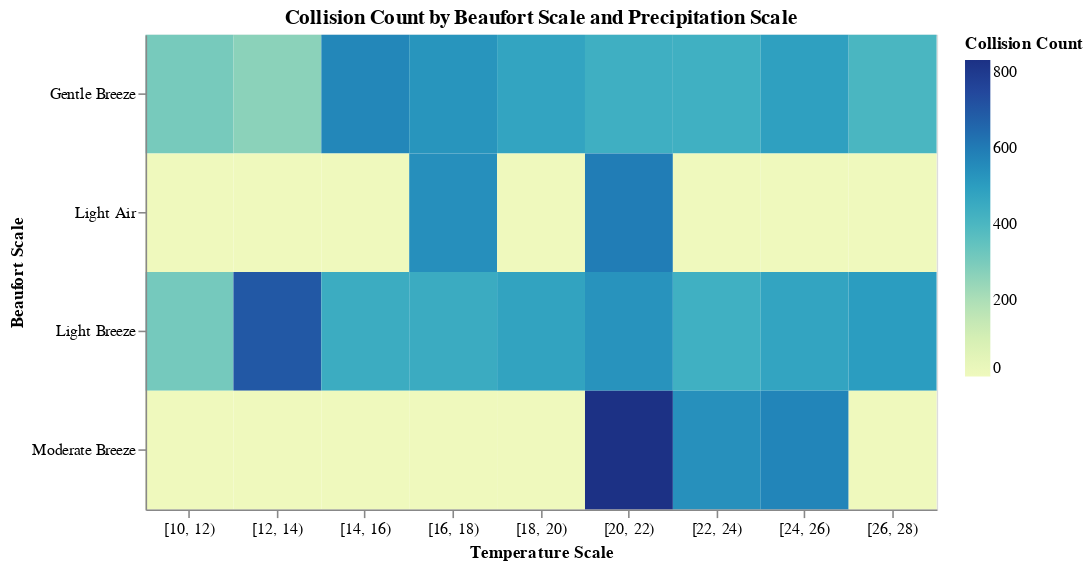

The cell this chart's notebook holds for it:
### Code cell
alt.Chart(agg_data).mark_rect().encode(
    x=alt.X('TEMP_SCALE:O',
            title='Temperature Scale',
            axis=alt.Axis(labelAngle=0)),
    y=alt.Y('BEAUFORT_SCALE:N',
            
            title='Beaufort Scale'),
    color=alt.Color('NORMALIZED_COLLISION_COUNT:Q', title='Collision Count')
).properties(
    width=500,
    height=300,
    title='Collision Count by Beaufort Scale and Precipitation Scale'
)

### Figure 1 — Vega specification as saved in the notebook (floating-point values rounded to 4 significant figures)
{"$schema": "https://vega.github.io/schema/vega/v5.json", "data": [{"name": "source_0", "values": [{"BEAUFORT_SCALE": "Gentle Breeze", "NORMALIZED_COLLISION_COUNT": 307.0, "TEMP_SCALE": "[10, 12)"}, {"BEAUFORT_SCALE": "Gentle Breeze", "NORMALIZED_COLLISION_COUNT": 267.0, "TEMP_SCALE": "[12, 14)"}, {"BEAUFORT_SCALE": "Gentle Breeze", "NORMALIZED_COLLISION_COUNT": 568.8, "TEMP_SCALE": "[14, 16)"}, {"BEAUFORT_SCALE": "Gentle Breeze", "NORMALIZED_COLLISION_COUNT": 527.0, "TEMP_SCALE": "[16, 18)"}, {"BEAUFORT_SCALE": "Gentle Breeze", "NORMALIZED_COLLISION_COUNT": 476.4, "TEMP_SCALE": "[18, 20)"}, {"BEAUFORT_SCALE": "Gentle Breeze", "NORMALIZED_COLLISION_COUNT": 436.3, "TEMP_SCALE": "[20, 22)"}, {"BEAUFORT_SCALE": "Gentle Breeze", "NORMALIZED_COLLISION_COUNT": 433.2, "TEMP_SCALE": "[22, 24)"}, {"BEAUFORT_SCALE": "Gentle Breeze", "NORMALIZED_COLLISION_COUNT": 490.9, "TEMP_SCALE": "[24, 26)"}, {"BEAUFORT_SCALE": "Gentle Breeze", "NORMALIZED_COLLISION_COUNT": 404.9, "TEMP_SCALE": "[26, 28)"}, {"BEAUFORT_SCALE": "Light Air", "NORMALIZED_COLLISION_COUNT": 0.0, "TEMP_SCALE": "[10, 12)"}, {"BEAUFORT_SCALE": "Light Air", "NORMALIZED_COLLISION_COUNT": 0.0, "TEMP_SCALE": "[12, 14)"}, {"BEAUFORT_SCALE": "Light Air", "NORMALIZED_COLLISION_COUNT": 0.0, "TEMP_SCALE": "[14, 16)"}, {"BEAUFORT_SCALE": "Light Air", "NORMALIZED_COLLISION_COUNT": 544.0, "TEMP_SCALE": "[16, 18)"}, {"BEAUFORT_SCALE": "Light Air", "NORMALIZED_COLLISION_COUNT": 0.0, "TEMP_SCALE": "[18, 20)"}, {"BEAUFORT_SCALE": "Light Air", "NORMALIZED_COLLISION_COUNT": 597.0, "TEMP_SCALE": "[20, 22)"}, {"BEAUFORT_SCALE": "Light Air", "NORMALIZED_COLLISION_COUNT": 0.0, "TEMP_SCALE": "[22, 24)"}, {"BEAUFORT_SCALE": "Light Air", "NORMALIZED_COLLISION_COUNT": 0.0, "TEMP_SCALE": "[24, 26)"}, {"BEAUFORT_SCALE": "Light Air", "NORMALIZED_COLLISION_COUNT": 0.0, "TEMP_SCALE": "[26, 28)"}, {"BEAUFORT_SCALE": "Light Breeze", "NORMALIZED_COLLISION_COUNT": 310.0, "TEMP_SCALE": "[10, 12)"}, {"BEAUFORT_SCALE": "Light Breeze", "NORMALIZED_COLLISION_COUNT": 698.0, "TEMP_SCALE": "[12, 14)"}, {"BEAUFORT_SCALE": "Light Breeze", "NORMALIZED_COLLISION_COUNT": 445.0, "TEMP_SCALE": "[14, 16)"}, {"BEAUFORT_SCALE": "Light Breeze", "NORMALIZED_COLLISION_COUNT": 450.4, "TEMP_SCALE": "[16, 18)"}, {"BEAUFORT_SCALE": "Light Breeze", "NORMALIZED_COLLISION_COUNT": 481.4, "TEMP_SCALE": "[18, 20)"}, {"BEAUFORT_SCALE": "Light Breeze", "NORMALIZED_COLLISION_COUNT": 532.3, "TEMP_SCALE": "[20, 22)"}, {"BEAUFORT_SCALE": "Light Breeze", "NORMALIZED_COLLISION_COUNT": 432.5, "TEMP_SCALE": "[22, 24)"}, {"BEAUFORT_SCALE": "Light Breeze", "NORMALIZED_COLLISION_COUNT": 476.2, "TEMP_SCALE": "[24, 26)"}, {"BEAUFORT_SCALE": "Light Breeze", "NORMALIZED_COLLISION_COUNT": 503.9, "TEMP_SCALE": "[26, 28)"}, {"BEAUFORT_SCALE": "Moderate Breeze", "NORMALIZED_COLLISION_COUNT": 0.0, "TEMP_SCALE": "[10, 12)"}, {"BEAUFORT_SCALE": "Moderate Breeze", "NORMALIZED_COLLISION_COUNT": 0.0, "TEMP_SCALE": "[12, 14)"}, {"BEAUFORT_SCALE": "Moderate Breeze", "NORMALIZED_COLLISION_COUNT": 0.0, "TEMP_SCALE": "[14, 16)"}, {"BEAUFORT_SCALE": "Moderate Breeze", "NORMALIZED_COLLISION_COUNT": 0.0, "TEMP_SCALE": "[16, 18)"}, {"BEAUFORT_SCALE": "Moderate Breeze", "NORMALIZED_COLLISION_COUNT": 0.0, "TEMP_SCALE": "[18, 20)"}, {"BEAUFORT_SCALE": "Moderate Breeze", "NORMALIZED_COLLISION_COUNT": 833.0, "TEMP_SCALE": "[20, 22)"}, {"BEAUFORT_SCALE": "Moderate Breeze", "NORMALIZED_COLLISION_COUNT": 540.0, "TEMP_SCALE": "[22, 24)"}, {"BEAUFORT_SCALE": "Moderate Breeze", "NORMALIZED_COLLISION_COUNT": 573.0, "TEMP_SCALE": "[24, 26)"}, {"BEAUFORT_SCALE": "Moderate Breeze", "NORMALIZED_COLLISION_COUNT": 0.0, "TEMP_SCALE": "[26, 28)"}]}, {"name": "source_0_x_domain_TEMP_SCALE", "values": [{"TEMP_SCALE": "[10, 12)"}, {"TEMP_SCALE": "[12, 14)"}, {"TEMP_SCALE": "[14, 16)"}, {"TEMP_SCALE": "[16, 18)"}, {"TEMP_SCALE": "[18, 20)"}, {"TEMP_SCALE": "[20, 22)"}, {"TEMP_SCALE": "[22, 24)"}, {"TEMP_SCALE": "[24, 26)"}, {"TEMP_SCALE": "[26, 28)"}]}, {"name": "source_0_y_domain_BEAUFORT_SCALE", "values": [{"BEAUFORT_SCALE": "Gentle Breeze"}, {"BEAUFORT_SCALE": "Light Air"}, {"BEAUFORT_SCALE": "Light Breeze"}, {"BEAUFORT_SCALE": "Moderate Breeze"}]}, {"name": "source_0_color_domain_NORMALIZED_COLLISION_COUNT", "values": [{"min": 0.0, "max": 833.0}]}], "marks": [{"type": "rect", "name": "marks", "from": {"data": "source_0"}, "encode": {"update": {"description": {"signal": "\"Temperature Scale: \" + (isValid(datum[\"TEMP_SCALE\"]) ? datum[\"TEMP_SCALE\"] : \"\"+datum[\"TEMP_SCALE\"]) + \"; Beaufort Scale: \" + (isValid(datum[\"BEAUFORT_SCALE\"]) ? datum[\"BEAUFORT_SCALE\"] : \"\"+datum[\"BEAUFORT_SCALE\"]) + \"; Collision Count: \" + (format(datum[\"NORMALIZED_COLLISION_COUNT\"], \"\"))"}, "width": {"signal": "max(0.25, bandwidth('x'))"}, "y": {"field": "BEAUFORT_SCALE", "scale": "y"}, "fill": {"field": "NORMALIZED_COLLISION_COUNT", "scale": "color"}, "height": {"signal": "max(0.25, bandwidth('y'))"}, "x": {"field": "TEMP_SCALE", "scale": "x"}}}, "style": ["rect"]}], "scales": [{"name": "x", "type": "band", "domain": {"data": "source_0_x_domain_TEMP_SCALE", "field": "TEMP_SCALE", "sort": true}, "range": [0, {"signal": "width"}], "paddingInner": 0, "paddingOuter": 0}, {"name": "y", "type": "band", "domain": {"data": "source_0_y_domain_BEAUFORT_SCALE", "field": "BEAUFORT_SCALE", "sort": true}, "range": [0, {"signal": "height"}], "paddingInner": 0, "paddingOuter": 0}, {"name": "color", "type": "linear", "domain": [{"signal": "(data(\"source_0_color_domain_NORMALIZED_COLLISION_COUNT\")[0] || {}).min"}, {"signal": "(data(\"source_0_color_domain_NORMALIZED_COLLISION_COUNT\")[0] || {}).max"}], "range": "heatmap", "zero": false, "interpolate": "hcl"}], "axes": [{"scale": "x", "title": "Temperature Scale", "orient": "bottom", "labelBaseline": "top", "labelAngle": 0, "zindex": 1, "grid": false}, {"scale": "y", "title": "Beaufort Scale", "grid": false, "orient": "left", "zindex": 1}], "title": {"text": "Collision Count by Beaufort Scale and Precipitation Scale", "frame": "group"}, "height": 300, "style": "cell", "width": 500, "padding": 5, "background": "white", "legends": [{"title": "Collision Count", "fill": "color", "gradientLength": {"signal": "clamp(height, 64, 200)"}}]}
